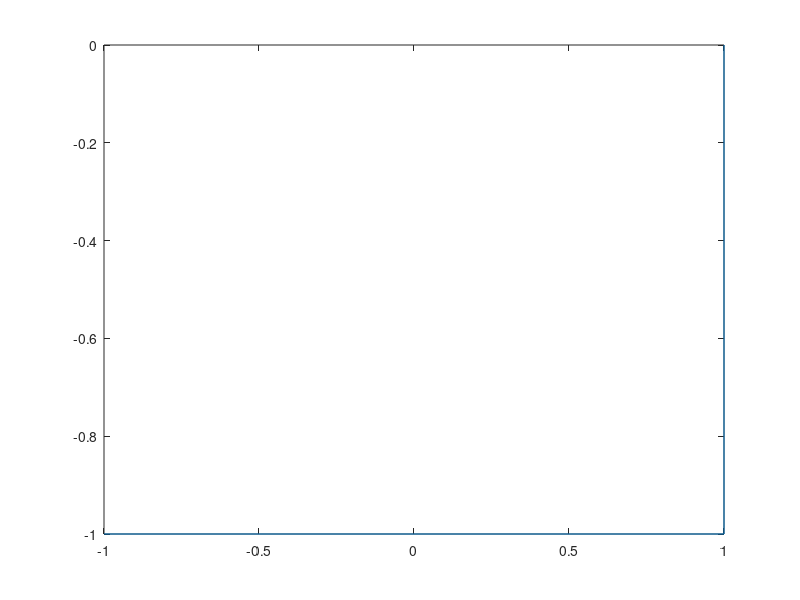

MATLAB code for this plot: (Note: this script raises an error after producing the figure.)
clc
clear all
%%
% Numeracion local del EF serendipito rectangular de 8 nodos:
%      ^ eta
%      |
%      |
%  4-------3
%  |   |   |
%  |---+---|----> xi
%  |   |   |
%  1-------2

% Coordenadas de los nodos
xnod = [ ...
%  xi   eta     % nodo   
   -1   -1      %  1
    0   -1      %  2
    1   -1      %  3
    1    0  ];  %  4


nno = size(xnod, 1);
plot(xnod(:,1),xnod(:,2))
%% Se define la cuadratura de Gauss Legendre a utilizar
n_gl = 2;
[x_gl, w_gl]  = gausslegendre_quad(n_gl);
x_gl = sym(x_gl);

%% numero de terminos del polinomio interpolador
nterm = 4; % 1   xi_gl   eta_gl   xi_gl*eta_gl

%%  Se define la matriz A1
A1 = sym(zeros(nterm));
i = 0;
for p = 1:n_gl
   for q = 1:n_gl
      i = i+1;
      xi_gl  = x_gl(p);
      eta_gl = x_gl(q);
      A1(i,:) = [ 1....
            xi_gl, eta_gl,...
            xi_gl*eta_gl];
   end
end

%% Se define la matriz A2
A2 = sym(zeros(nno, nterm));
for i = 1:nno
      xi_gl  = xnod(i,1);
      eta_gl = xnod(i,2);      
      A2(i,:) = [  1....
                xi_gl, eta_gl,...
                  xi_gl*eta_gl];
end
        mensaje = 'EF lagrangiano rectangular de 16 nodos';   
%% Se reporta la matriz
fprintf('La matriz de interpolacion del %s es:\n', mensaje)
A = simplify(A2/A1); %= A2*inv(A1)
disp(A) 
disp('o en forma numerica:')
format long
disp(double(A))
